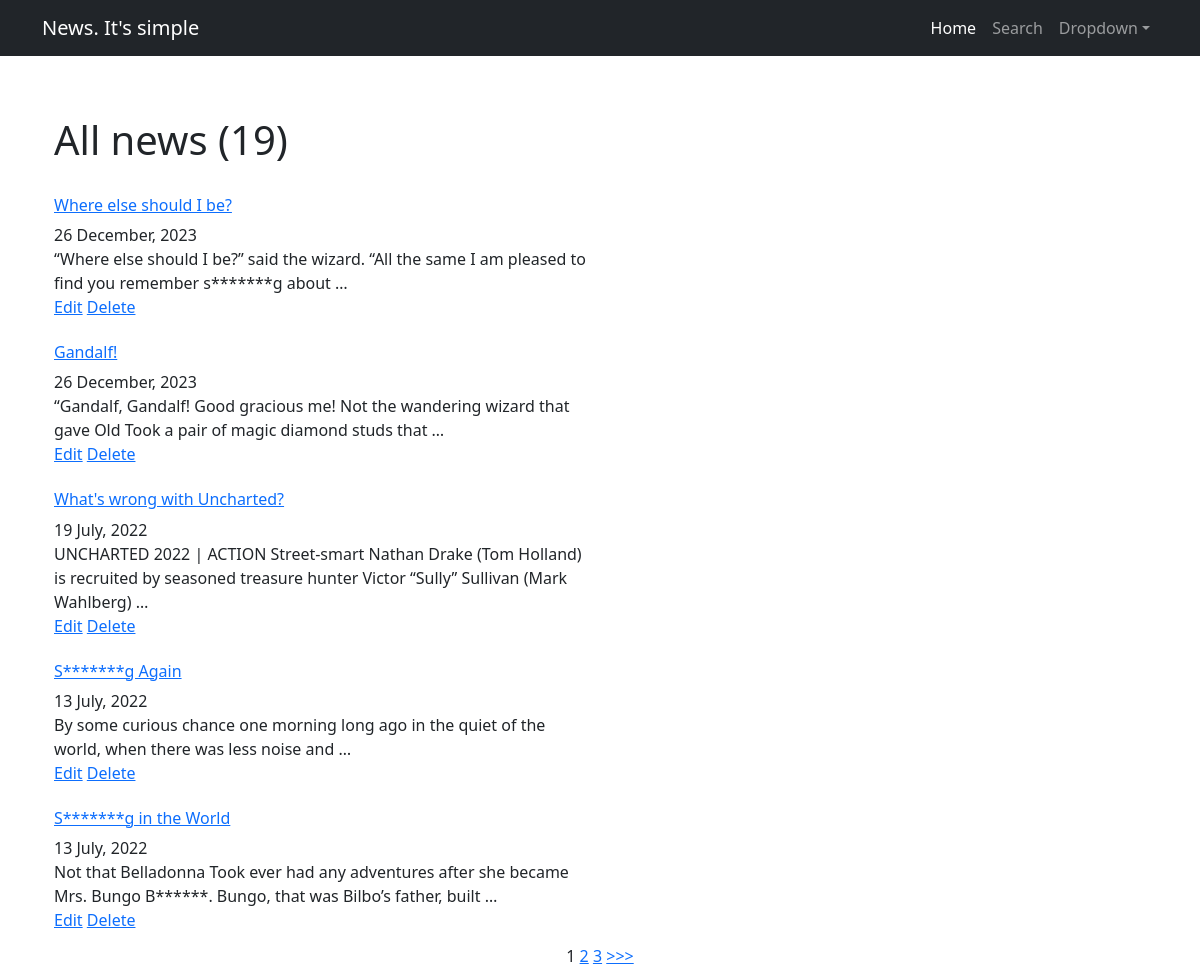
The page /news/ on the database as committed earlier.
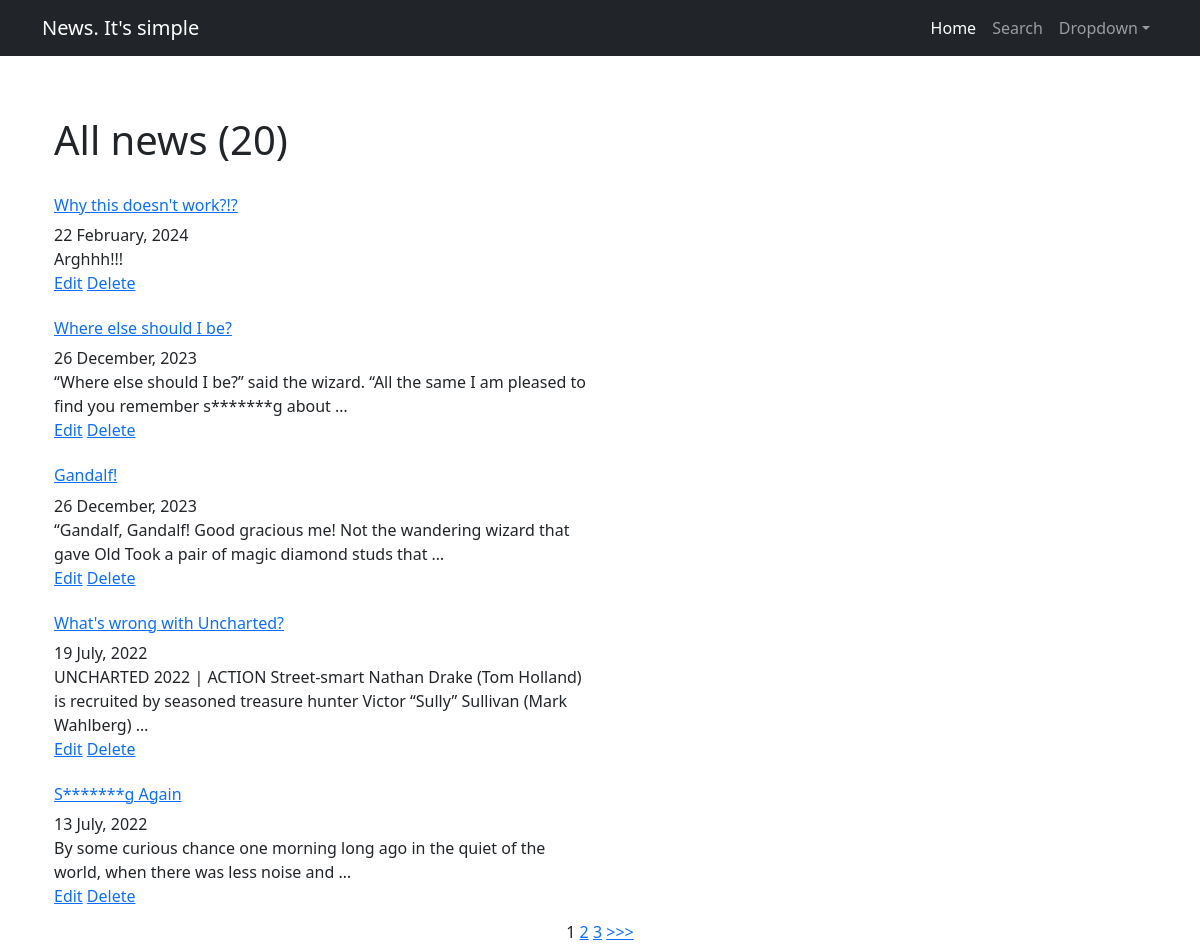
The same page on the database as committed later.
### news/models.py (models this page shows, shortened)
class Post(models.Model):
    article = 'AR'
    news = 'NE'
    SIZE = [
        (article, 'Article'),
        (news, 'News')
    ]
    author = models.ForeignKey(Author, on_delete=models.CASCADE)
    size = models.CharField(max_length=2,
                            choices=SIZE,
                            default=news)
    pub_date = models.DateTimeField(auto_now_add=True)
    category = models.ManyToManyField(Category, through='PostCategory')
    headline = models.CharField(max_length=60)
    content = models.TextField()
    rating = models.IntegerField(default=0)

### news/views.py (the view)
# urls.py: path('', PostsListView.as_view()),
class PostsListView(ListView):
    model = Post
    ordering = '-pub_date'
    template_name = 'news.html'
    context_object_name = 'news'
    paginate_by = 5

### news/templatetags/custom_filters.py (called while the page is built)
@register.filter()
def censor(value):
    try:
        censored_text = ''
        for word in value.split():
            if word.strip('.,:;!?').lower() in SWEAR_WORDS:
                censored_text += word[0] + '*' * len(word[1:-1]) + word[-1] + ' '
            else:
                censored_text += word + ' '
        return censored_text
    except AttributeError as e:
        return f'{e} (string only)'

### templates/news.html (shortened to what this page needs)
{% extends 'flatpages/default.html' %}
{% load custom_filters %}
{% block content %}
    <h1 class="space-h">All news ({{ paginator.count }})</h1>
    {% if news %}
        {% for single in news %}
            <div class="space-12">
                <a href="{% url 'single_detail' single.id %}"><h6>{{ single.headline|censor }}</h6></a>
                {{ single.pub_date|date:'d F, Y' }}<br>
                {{ single.content|truncatewords:20|censor }}<br>
                <a href="{% url 'news_update' single.id %}">Edit</a>
                <a href="{% url 'news_delete' single.id %}">Delete</a>
            </div>
        {% endfor %}
    {% else %}
        <h4>Why is there no news here?</h4>
    {% endif %}
    {% if is_paginated %}
        {% for num in page_obj.paginator.page_range %}
            {% if page_obj.number == num %}
                <a>{{ num }}</a>
            {% elif num > page_obj.number|add:'-2' and num < page_obj.number|add:'3' %}
                <a href="?page={{ num }}&{{ params }}">{{ num }}</a>
            {% endif %}
        {% endfor %}
        {% if page_obj.has_next and page_obj.number < page_obj.paginator.num_pages|add:'-2' %}
            <a href="?page={{ page_obj.paginator.num_pages }}&{{ params }}">>>></a>
        {% endif %}
    {% endif %}
{% endblock content %}

Rows that differ between the two databases and show on the page:
no longer on this page (row unchanged): Post: headline|censor "S*******g in the World", pub_date "13 July, 2022", content|censor "Not that Belladonna Took ever had any adventures after she became Mrs. Bungo B******. Bungo, that was Bilbo’s father, built …"
added Post: headline|censor "Why this doesn't work?!?", pub_date "22 February, 2024", content|censor "Arghhh!!!"
Other text that changed with them:
{{ paginator.count }}: "19" → "20"
